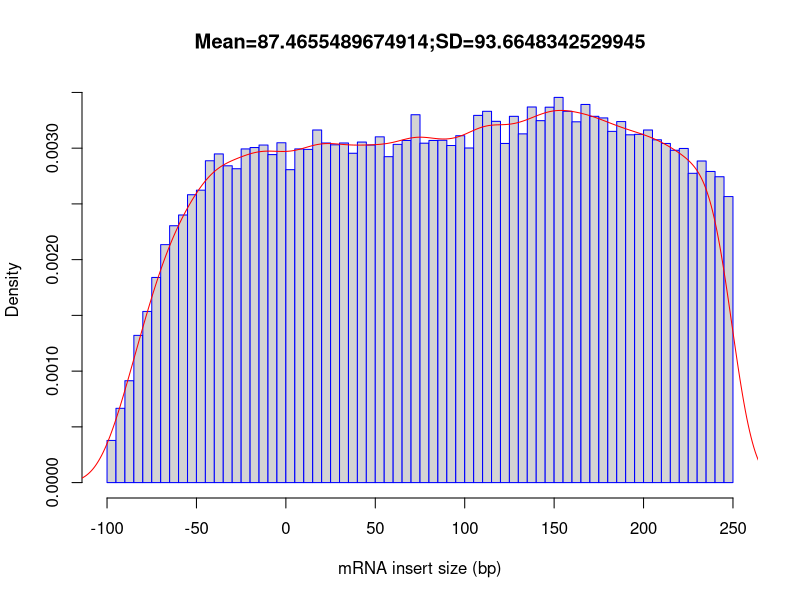

Source code (R):
out_file = 'CONTROL_REP1'
pdf('CONTROL_REP1.inner_distance_plot.pdf')
fragsize=rep(c(-247.5,-242.5,-237.5,-232.5,-227.5,-222.5,-217.5,-212.5,-207.5,-202.5,-197.5,-192.5,-187.5,-182.5,-177.5,-172.5,-167.5,-162.5,-157.5,-152.5,-147.5,-142.5,-137.5,-132.5,-127.5,-122.5,-117.5,-112.5,-107.5,-102.5,-97.5,-92.5,-87.5,-82.5,-77.5,-72.5,-67.5,-62.5,-57.5,-52.5,-47.5,-42.5,-37.5,-32.5,-27.5,-22.5,-17.5,-12.5,-7.5,-2.5,2.5,7.5,12.5,17.5,22.5,27.5,32.5,37.5,42.5,47.5,52.5,57.5,62.5,67.5,72.5,77.5,82.5,87.5,92.5,97.5,102.5,107.5,112.5,117.5,122.5,127.5,132.5,137.5,142.5,147.5,152.5,157.5,162.5,167.5,172.5,177.5,182.5,187.5,192.5,197.5,202.5,207.5,212.5,217.5,222.5,227.5,232.5,237.5,242.5,247.5),times=c(0,0,0,0,0,0,0,0,0,0,0,0,0,0,0,0,0,0,0,0,0,0,0,0,0,0,0,0,0,0,185,326,447,646,751,900,1044,1127,1174,1263,1283,1412,1442,1390,1377,1464,1470,1481,1439,1491,1373,1464,1462,1547,1490,1482,1490,1445,1494,1481,1517,1430,1484,1501,1614,1489,1501,1502,1479,1522,1468,1611,1629,1585,1488,1607,1530,1648,1588,1647,1690,1629,1583,1659,1607,1600,1541,1584,1526,1528,1547,1504,1488,1458,1466,1357,1411,1365,1342,1255))
frag_sd = sd(fragsize)
frag_mean = mean(fragsize)
frag_median = median(fragsize)
write(x=c("Name","Mean","Median","sd"), sep="	", file=stdout(),ncolumns=4)
write(c(out_file,frag_mean,frag_median,frag_sd),sep="	", file=stdout(),ncolumns=4)
hist(fragsize,probability=T,breaks=100,xlab="mRNA insert size (bp)",main=paste(c("Mean=",frag_mean,";","SD=",frag_sd),collapse=""),border="blue")
lines(density(fragsize,bw=10),col='red')
dev.off()
